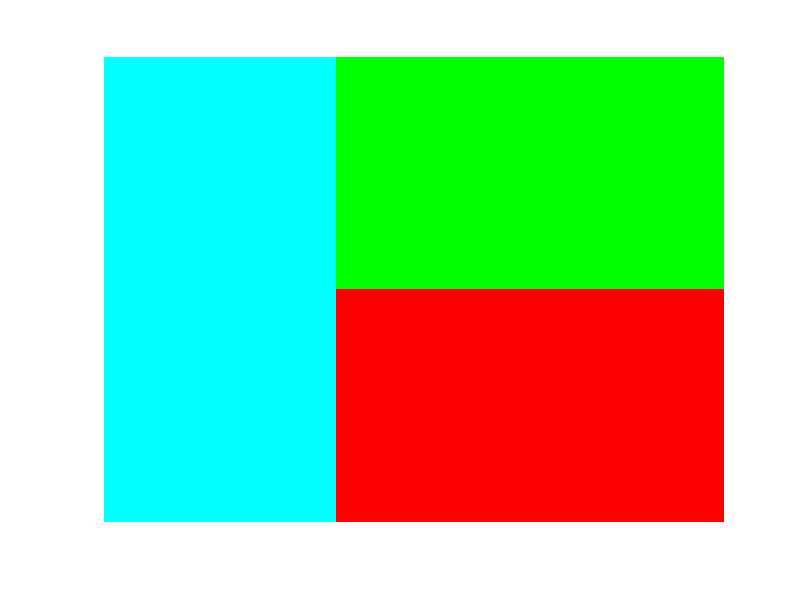

Source code (MATLAB):
a=zeros(300,400,3);

a(:,:,1)=255;
%%a(:,:,2)=0;
%%a(:,:,3)=0;

a(1:150,:,1)=0;
a(1:150,:,2)=255;
a(1:150,:,3)=0;


a(:,1:150,1)=0;
a(:,1:150,2)=255;
a(:,1:150,3)=26;

imshow(a);